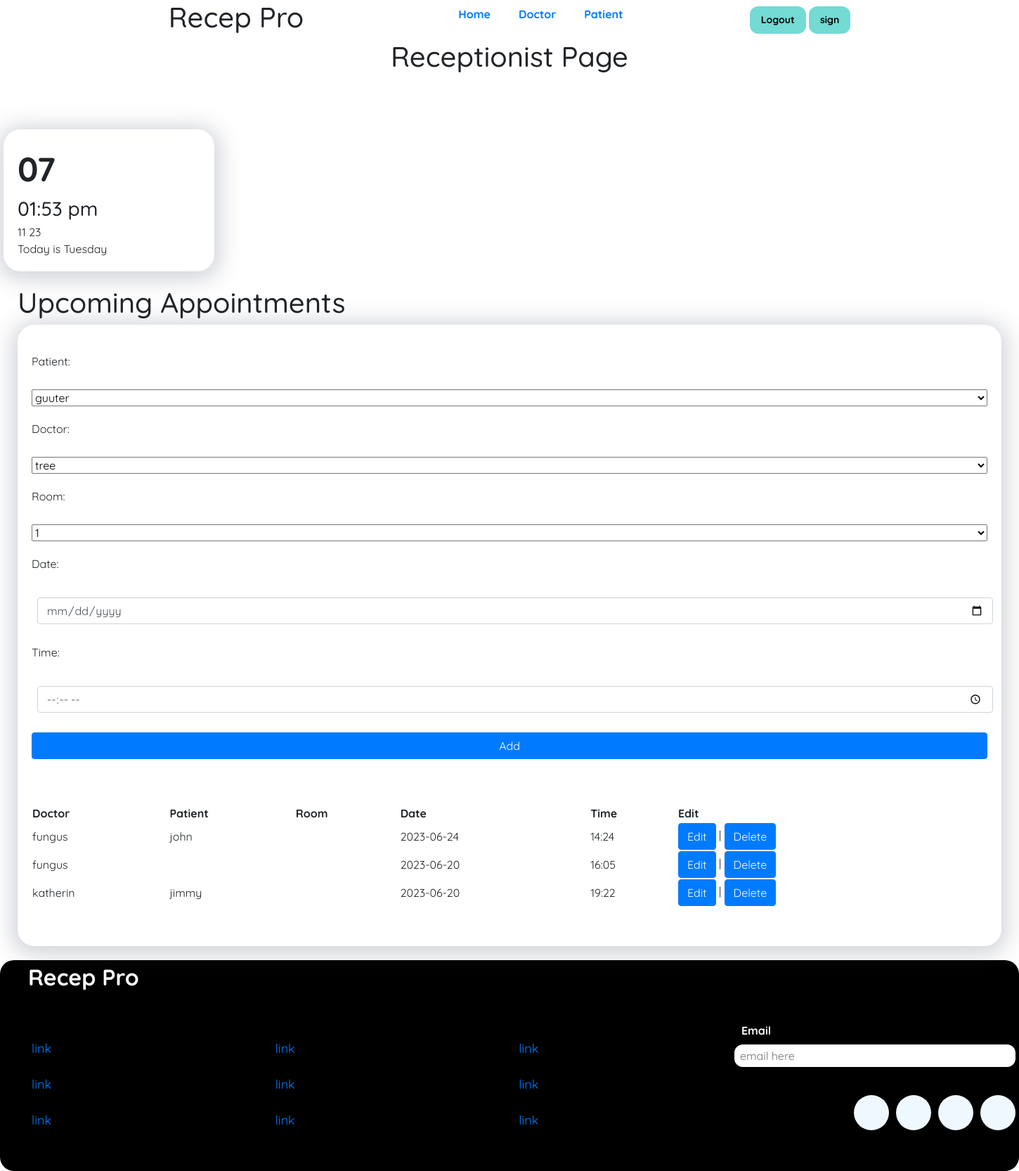
Screenshot of /main.php with the database file from the repository.
### tables this page shows
CREATE TABLE `appointment_table` (
  `appointmentId` int(50) NOT NULL,
  `doctorId` varchar(50) NOT NULL,
  `patientId` varchar(50) NOT NULL,
  `room` varchar(50) NOT NULL,
  `date` varchar(50) NOT NULL,
  `time` varchar(50) NOT NULL
);

### main.php (the view, shortened to what this page needs)
<!DOCTYPE html>
<html lang="en">
<head>
    <link rel="stylesheet" href="main.css">
    <link rel="stylesheet" href="https://maxcdn.bootstrapcdn.com/bootstrap/4.5.2/css/bootstrap.min.css">
</head>
<body>
    <div id="navbar">
        <div class="title-con">
            <div class="sitename">
                <h1>Recep Pro</h1>
            </div>
        </div>
        <div>
            <ul>
                <a href="main.php">
                    <li>home</li>
                </a>
                <a href="doctor.php">
                    <li>doctor</li>
                </a>
                <a href="patient.php">
                    <li>patient</li>
                </a>
            </ul>
        </div>
        <div class="nav-button-con">
            <button> <a href="index.php">Logout</a></button>
            <button id="signup-btn"><a href="./loginSystem/index.php">sign</a></button>
        </div>
    </div>
    <div class="main-container">
        <h1 class="main-recep-title-one">Receptionist Page</h1>
        <div class="current-date-con">
            <div class="currDay">
                <?php
                echo date("d") . "<br>";
                ?>
            </div>
            <div class="currTime">
                <?php
                echo date("h:i a") . "<br>";
                ?>
            </div>
            <div class="currMonthYear">
                <?php
                echo date("m y") . "<br>";
                echo "Today is " . date("l");
                ?>
            </div>
        </div>
        <div class="up-next-con">
            <h1>Upcoming Appointments</h1>
            <div class="patient-tile-con">
                <table class="appointments-table">
                    <thead>
                        <tr>
                            <th>Doctor</th>
                            <th>Patient</th>
                            <th>Room</th>
                            <th>Date</th>
                            <th>Time</th>
                            <th>Edit</th>
                        </tr>
                    </thead>
                    <tbody>
                        <?php
                        $host = 'localhost';
                        $username = 'root';
                        $password = '';
                        $database = 'adminwebsite';
                        $conn = new mysqli($host, $username, $password, $database);
                        $sql = "SELECT * FROM appointment_table";
                        $result = $conn->query($sql);
                        if ($result->num_rows > 0) {
                            while ($row = $result->fetch_assoc()) {
                                echo '<tr>';
                                echo '<td>' . $row['doctorId'] . '</td>';
                                echo '<td>' . $row['patientId'] . '</td>';
                                echo '<td>' . $row['room'] . '</td>';
                                echo '<td>' . $row['date'] . '</td>';
                                echo '<td>' . $row['time'] . '</td>';
                                echo '<td>';
                                echo '<a class="btn btn-primary" href="update.php?id=' . $row['doctorId'] . '">Edit</a> | ';
                                echo '<a class="btn btn-primary" href="appointment_delete.php?delete=' . $row['appointmentId'] . '">Delete</a>';
                                echo '</td>';
                                echo '</tr>';
                            }
                        } else {
                            echo '<tr><td colspan="9">No doctors found.</td></tr>';
                        }
                        ?>
                    </tbody>
                    <form class="Add" action="createappointment.php" method="POST">
                        <label for="Patient">Patient:</label>
                        <?php
                        include 'patient_dropdown.php';
                        ?>
                        <label for="Doctor">Doctor:</label>
                        <?php
                        include 'doctor_dropdown.php';
                        ?>
                        <label for="Room">Room:</label>
                        <?php
                        include 'room_dropdown.php';
                        ?>
                        <label for="date">Date:</label>
                        <input type="date" class="form-control m-2" id="date" name="date">
                        <label for="time">Time:</label>
                        <input type="time" class="form-control m-2" id="time" name="time">
                        <button type="submit" class="btn btn-primary">Add</button>
                    </form><br>
            </div>
        </div>
    </div>
    <div class="footer-con">
        <div class="footer-row-1">
            <div class="footer-title">Recep Pro</div>
        </div>
        <div class="footer-row-2">
            <div class="footer-column-1">
                <ul>
                    <a href="">
                        <li>link</li>
                    </a>
                    <a href="">
                        <li>link</li>
                    </a>
                    <a href="">
                        <li>link</li>
                    </a>
                </ul>
            </div>
            <div class="footer-column-2">
                <ul>
                    <a href="">
                        <li>link</li>
                    </a>
                    <a href="">
                        <li>link</li>
                    </a>
                    <a href="">
                        <li>link</li>
                    </a>
                </ul>
            </div>
            <div class="footer-column-3">
                <ul>
                    <a href="">
                        <li>link</li>
                    </a>
                    <a href="">
                        <li>link</li>
                    </a>
                    <a href="">
                        <li>link</li>
                    </a>
                </ul>
            </div>
            <div class="footer-column-4">
                <div class="footer-email-input">
                    <label for="email">email</label>
                    <input name="email" type="email" placeholder="email here">
                </div>
                <div class="footer-social-btn">
                    <div class="footer-twitter-btn"></div>
                    <div class="footer-insta-btn"></div>
                    <div class="footer-facebook-btn"></div>
                    <div class="footer-youtube-btn"></div>
                </div>
            </div>
        </div>
    </div>
    <link rel="stylesheet" href="main.css">
</body>
</html>

### main.css (style rules this page uses)
:root { --white: #fff; --blue: #73DAD4; --red: #EE4E4E; --grey: #999999; --black: #000; }
body { font-family: 'Quicksand', sans-serif; }
#navbar { display: flex; flex-direction: row; justify-content: center; align-items: center; gap: 180px; background-color: var(--white); padding: 0px 20px; margin: auto; }
#navbar ul { list-style: none; display: flex; flex-direction: row; gap: 40px; font-weight: 700; text-transform: capitalize; }
.title-con { display: flex; flex-direction: row; justify-content: center; align-items: center; }
.nav-button-con button { background-color: var(--blue); border-radius: 12px; padding: 9px 16px; outline: none; border: none; font-size: 14px; font-weight: 700; font-family: 'Quicksand', sans-serif; cursor: pointer; color: #000; }
.nav-button-con button a { color: #000; text-decoration: none; }
.current-date-con { display: flex; flex-direction: column; width: 300px; box-shadow: 0px 4px 30px 8px rgba(76, 83, 107, 0.25); padding: 20px; border-radius: 24px }
.currDay { font-weight: 700; font-size: 48px; }
.currTime { font-weight: 500; font-size: 28px; }
.main-container { width: 1440px; margin: auto; display: flex; flex-direction: column; }
.main-recep-title-one { margin: auto; margin-bottom: 80px; }
.up-next-con { padding: 20px; }
.patient-tile-con { display: flex; flex-direction: column; gap: 20px; border-radius: 24px; box-shadow: 0px 4px 30px 8px rgba(76, 83, 107, 0.25); padding: 20px; }
.footer-con { background-color: var(--black); width: 100%; display: flex; flex-direction: column; justify-content: center; gap: 20px; border-radius: 20px; min-height: 300px; }
.footer-title { color: var(--white); font-weight: 700; font-size: 32px; }
.footer-row-1 { display: flex; flex-direction: row; width: 1440px; justify-content: flex-start; align-items: center; gap: 40px; }
.footer-row-2 { display: flex; flex-direction: row; width: 1440px; justify-content: space-between; margin: auto; }
.footer-row-2 ul li { text-decoration: none; font-size: 18px; list-style: none; color: var(white); }
.footer-row-2 ul a { text-decoration: none; color: var(white); padding: 10px; }
.footer-column-4 { display: flex; flex-direction: column; gap: 40px; }
.footer-email-input { display: flex; flex-direction: column; }
.footer-email-input input { border-radius: 12px; width: 400px; height: 32px; outline: none; border: none; padding: 8px; }
.footer-email-input label { color: var(--white); margin-left: 10px; font-weight: 700; text-transform: capitalize; }
.footer-social-btn { display: flex; flex-direction: row; gap: 10px; justify-content: flex-end; }
.footer-twitter-btn { background-color: aliceblue; border-radius: 50px; width: 50px; height: 50px; }
.footer-youtube-btn { background-color: aliceblue; border-radius: 50px; width: 50px; height: 50px; }
.footer-insta-btn { background-color: aliceblue; border-radius: 50px; width: 50px; height: 50px; }
.footer-facebook-btn { background-color: aliceblue; border-radius: 50px; width: 50px; height: 50px; }

### rows the page displays
appointment_table: doctorId "fungus", patientId "john", date "2023-06-24", time "14:24"
appointment_table: doctorId "fungus", date "2023-06-20", time "16:05"
appointment_table: doctorId "katherin", patientId "jimmy", date "2023-06-20", time "19:22"

### other values shown
form field patientId "guuter"
form field doctorId "tree"
form field roomId "1"
